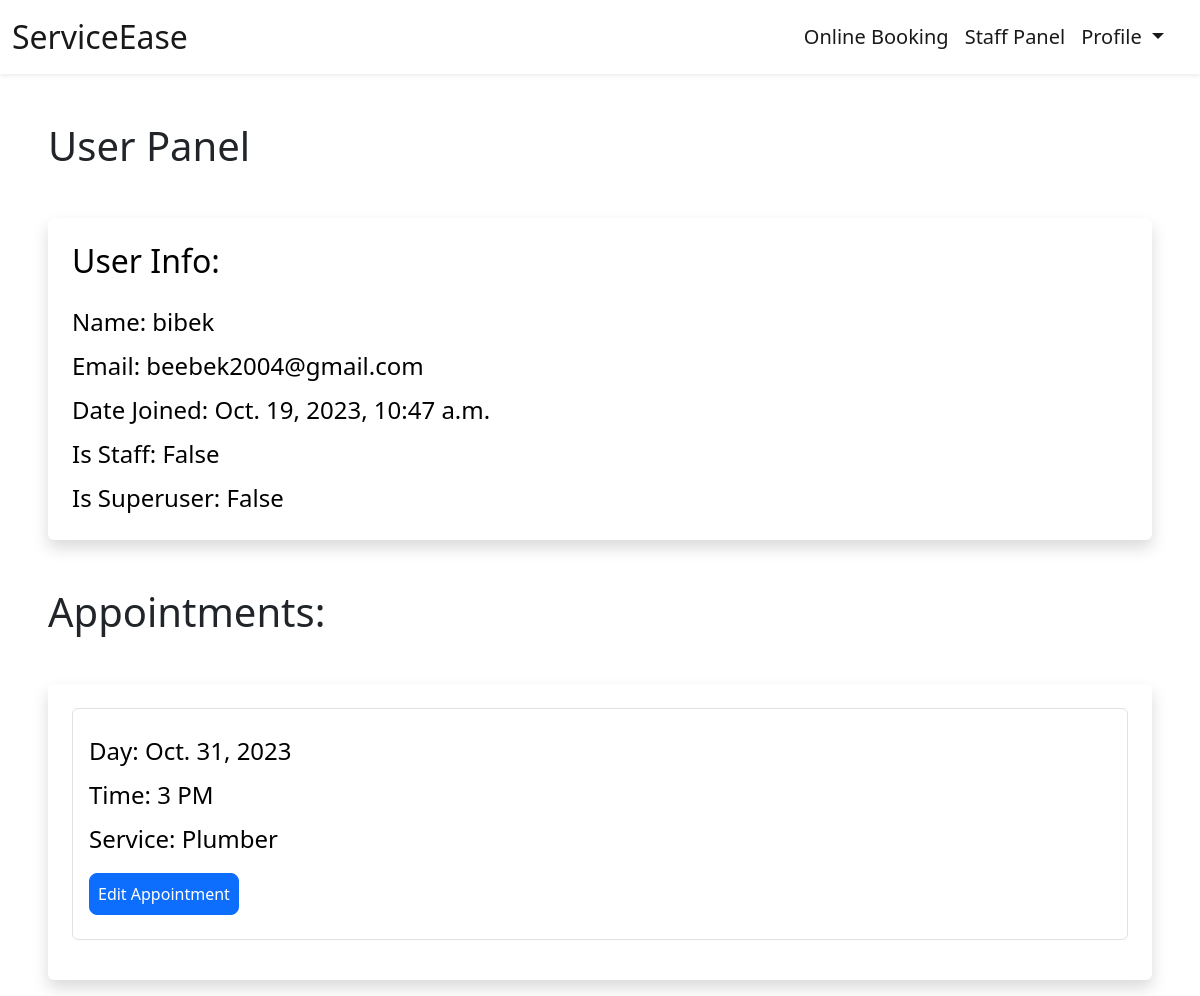
Before: /booking/user-panel (signed in) with the older database file.
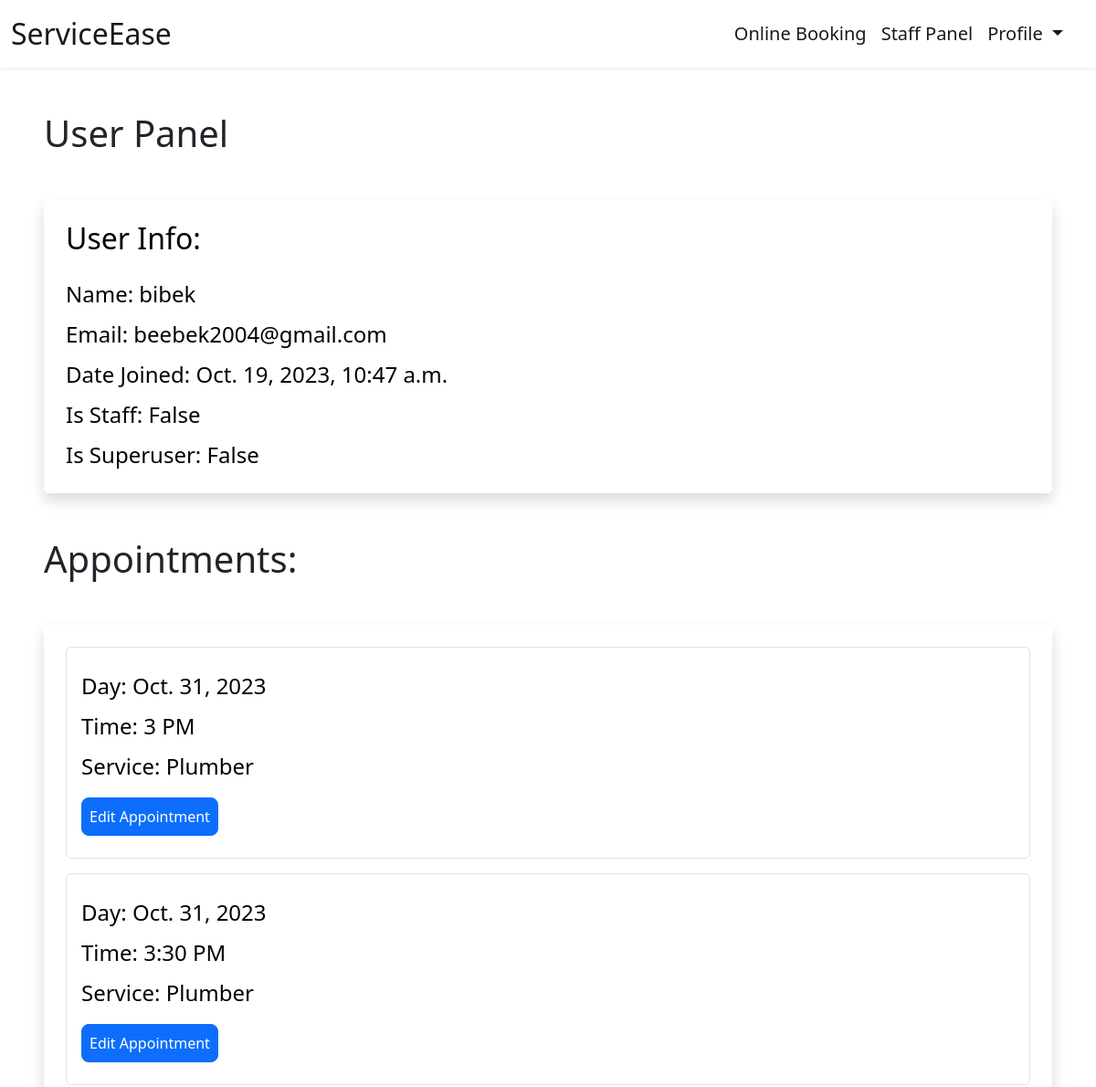
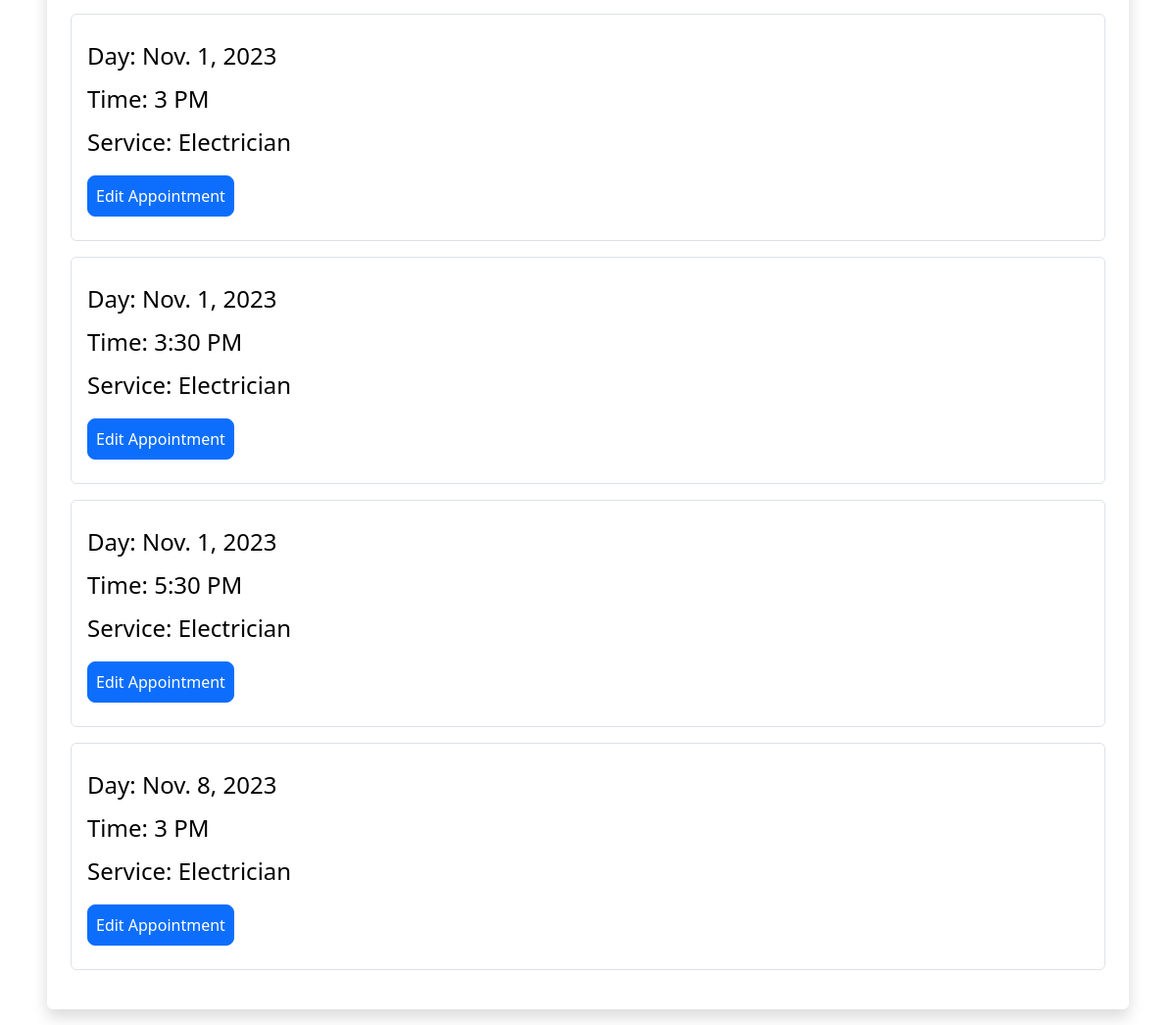
After: the same page with the newer database file (2 pictures, top to bottom).
### booking/models.py (models this page shows, shortened)
class Appointment(models.Model):
    user = models.ForeignKey(User, on_delete=models.CASCADE, null=True, blank=True)
    service = models.CharField(max_length=50, choices=SERVICE_CHOICES, default="Electrician")
    day = models.DateField(default=datetime.now)
    time = models.CharField(max_length=10, choices=TIME_CHOICES, default="3 PM")
    time_ordered = models.DateTimeField(default=datetime.now, blank=True)

### booking/views.py (the view)
# urls.py: path('user-panel', views.userPanel, name='userPanel'),
def userPanel(request):
    user = request.user
    appointments = Appointment.objects.filter(user=user).order_by('day', 'time')
    return render(request, 'userPanel.html', {
        'user':user,
        'appointments':appointments,
    })

### booking/templates/userPanel.html (shortened to what this page needs)
{% extends 'layout.html' %}
{% load static %}
 {% block body %}
 {% if user.is_authenticated %}
<h1 class="ms-5 mt-5">User Panel</h1>
<div class="shadow p-4 mb-5 bg-body bg-body rounded text-black m-5">
  <h2 class="">User Info:</h2>
  <ul class="list-group fs-4 mt-3">
    <li class="list-group mt-2">Name: {{ user.username }}</li>
    <li class="list-group mt-2">Email: {{ user.email }}</li>
    <li class="list-group mt-2">Date Joined: {{ user.date_joined }}</li>
    <li class="list-group mt-2">Is Staff: {{ user.is_staff }}</li>
    <li class="list-group mt-2">Is Superuser: {{ user.is_superuser }}</li>
  </ul>
</div>
{% if appointments.count > 0 %}
<div class="mt-5">
  <h1 class="ms-5">Appointments:</h1>
  <div class="shadow p-4 mb-3 bg-body bg-body rounded text-black m-5">
    {% for appointment in appointments %}
    <div class="list-group fs-4 border p-3 mb-3">
      <p class="list-group mt-2">Day: {{ appointment.day }}</p>
      <p class="list-group mt-2">Time: {{ appointment.time }}</p>
      <p class="list-group mt-2">Service: {{ appointment.service }}</p>
      <div class="mt-3 mb-2">
        <a
          class="btn btn-primary rounded-3 p-2"
          href="{% url 'userUpdate' appointment.id %}"
          >Edit Appointment</a
        >
      </div>
    </div>
    {% endfor %}
  </div>
</div>
{% endif %} {% else %}
<div class="shadow p-4 mb-5 bg-body bg-body rounded text-black m-5">
  <h1 class="p-2 ms-3">First Sign in!</h1>
  <a href="{% url 'login' %}" class="btn btn-primary text-white">Sign in</a>
</div>
{% endif %} {% endblock %}

### booking/templates/layout.html (shortened to what this page needs)
{% load static %}
<!DOCTYPE html>
<html lang="en">
  <head>
    <link
      href="https://cdn.jsdelivr.net/npm/bootstrap@5.2.1/dist/css/bootstrap.min.css"
      rel="stylesheet"
    />
  </head>
  <body>
    <header>
      <nav class="navbar bg-white navbar-white navbar-expand-lg shadow-sm">
        <div class="container-fluid">
          <div class="d-flex justify-content-between w-100">
            <a
              class="navbar-brand cHover cGreen fs-2 me-auto"
              href="{% url 'index' %}"
            >
              ServiceEase
            </a>
            <div class="collapse navbar-collapse" id="navbarSupportedContent">
              <ul class="navbar-nav mb-2 mb-lg-0 fs-5 ms-auto">
                <li class="nav-item">
                  <a
                    type="button"
                    class="nav-link active cHover"
                    href="{% url 'booking' %}"
                    >Online Booking</a
                  >
                </li>
                {% if user.is_authenticated %}
                <li class="nav-item">
                  <a
                    class="nav-link active cHover"
                    href="{% url 'staffPanel' %}"
                    >Staff Panel</a
                  >
                </li>
                <li class="nav-item dropdown me-3 fs-5">
                  <a
                    class="nav-link active dropdown-toggle cHover"
                    href="#"
                    role="button"
                    data-bs-toggle="dropdown"
                    aria-expanded="false"
                  >
                    Profile
                  </a>
                </li>
                {% else %}
                <li class="nav-item me-3">
                  <a class="nav-link active cHover" href="{% url 'register' %}"
                    >Sign in/Sign Up</a
                  >
                </li>
                {% endif %}
              </ul>
            </div>
          </div>
        </div>
      </nav>
    </header>
{% load static %}
 {% block body %}{% endblock %}
  </body>
</html>

Changed rows visible on the page:
added Appointment: day "Oct. 31, 2023", time "3:30 PM", service "Plumber"
added Appointment: day "Nov. 1, 2023", time "3 PM", service "Electrician"
added Appointment: day "Nov. 1, 2023", time "3:30 PM", service "Electrician"
added Appointment: day "Nov. 1, 2023", time "5:30 PM", service "Electrician"
added Appointment: day "Nov. 8, 2023", time "3 PM", service "Electrician"
